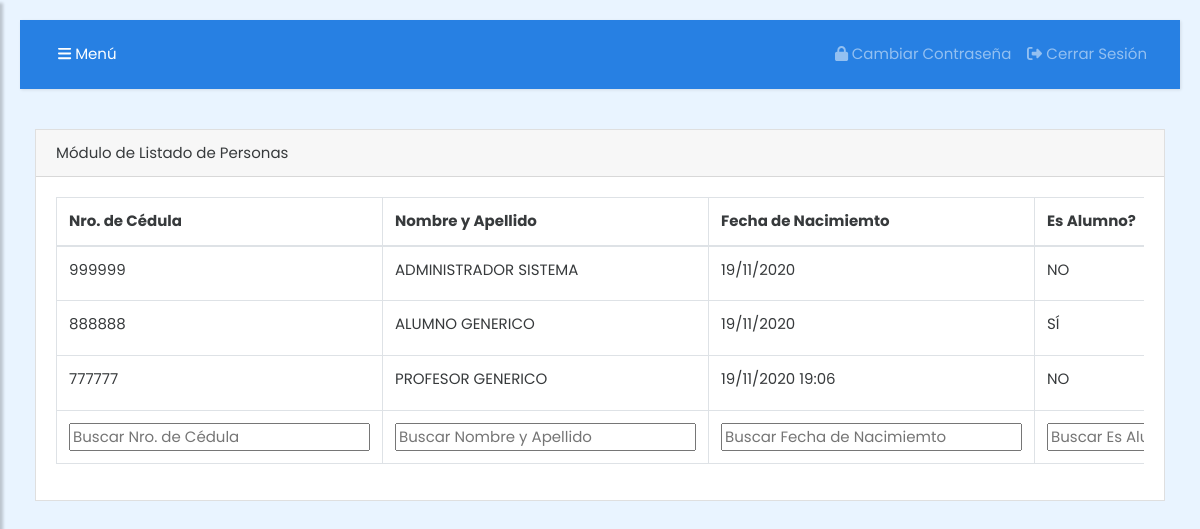
/listado_personas (signed in), run on an earlier commit of the app's database.
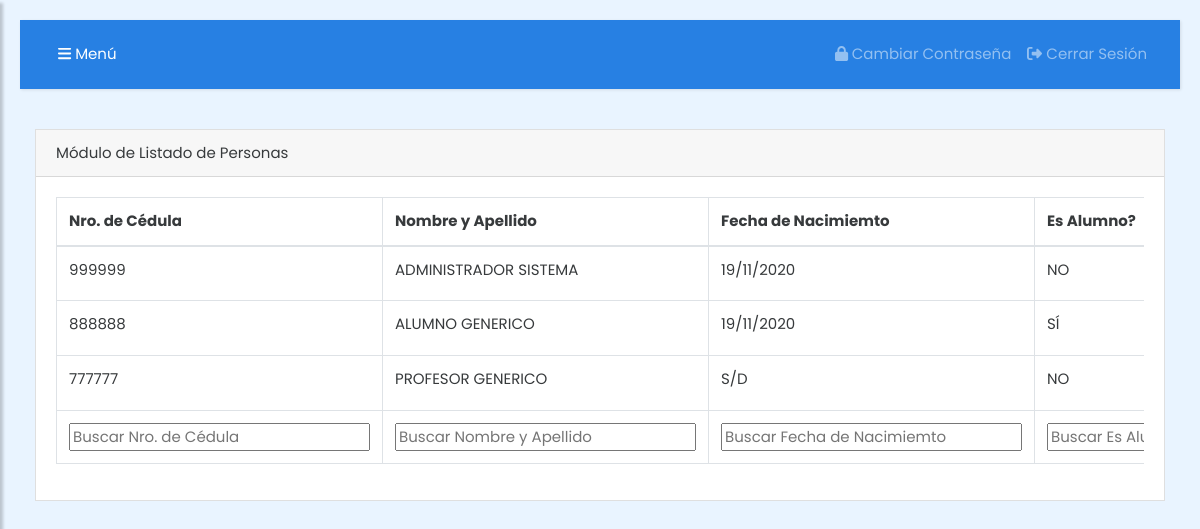
And on a later commit of the database.
### tables this page shows
CREATE TABLE "personas" (
	"pers_cod"	INTEGER NOT NULL UNIQUE,
	"pers_nro_doc"	INTEGER NOT NULL,
	"pers_prim_nombre"	TEXT NOT NULL,
	"pers_seg_nombre"	TEXT,
	"pers_prim_apellido"	TEXT NOT NULL,
	"pers_seg_apellido"	TEXT,
	"pers_sexo"	TEXT NOT NULL,
	"pers_fecha_nacimiento"	TEXT,
	"pers_estado_civil"	TEXT,
	"pers_fecha_registro"	TEXT NOT NULL,
	"pers_fecha_modificacion"	TEXT,
	"pers_usua_cod_registro"	INTEGER,
	"pers_usua_cod_modificacion"	INTEGER,
	"pers_alumno"	TEXT NOT NULL DEFAULT 'N',
	"pers_profesor"	TEXT NOT NULL DEFAULT 'N',
	PRIMARY KEY("pers_cod" AUTOINCREMENT),
	FOREIGN KEY("pers_usua_cod_registro") REFERENCES "usuarios"("usua_cod")
);

### controlador.py (the view)
@ app.route('/listado_personas')
def listadoPersonas():
    if session.get('conectado') == 'S':
        titulo = "COLFEAR | Listado Personas"
        personas = db.session.query(Personas).all()
        return render_template('listadoPersonas.html', titulo = titulo, personas = personas)
    else :
        flash(u'Debe ingresar sus credenciales para ingresar al sistema', 'warning')
        return redirect(url_for('index'))

### templates/listadoPersonas.html (shortened to what this page needs)
{% extends "master.html" %}
{% block content %}
<div class="row">
    <div class="col-md-12">
        <div class="card">
            <div class="card-header">
                Módulo de Listado de Personas
            </div>
            <div class="card-body">
                <div class="row">
                    <div class="col-md-12">
                        <div class="table-responsive">
                            <table class="table table-hover table-bordered">
                                <thead>
                                    <tr>
                                        <th>Nro. de Cédula</th>
                                        <th>Nombre y Apellido</th>
                                        <th>Fecha de Nacimiemto</th>
                                        <th>Es Alumno?</th>
                                    </tr>
                                </thead>
                                <tbody>
                                    {% for p in personas %}
                                    <tr>
                                        <td>{{ p.pers_nro_doc }}</td>
                                        {% if p.pers_seg_nombre!=None %}
                                        {% set segundoNombre = p.pers_seg_nombre %}
                                        {% else %}
                                        {%  set segundoNombre = "" %}
                                        {% endif %}
                                        {% if p.pers_seg_apellido!=None%}
                                        {% set segundoApellido = p.pers_seg_apellido %}
                                        {% else %}
                                        {% set segundoApellido = "" %}
                                        {% endif %}
                                        <td>{{ p.pers_prim_nombre+' '+segundoNombre+' '+p.pers_prim_apellido+' '+segundoApellido }}
                                        </td>
                                        <td>{{ p.pers_fecha_nacimiento|replace('None','S/D') }}</td>
                                        <td>{% if p.pers_alumno=='S' %}
                                            SÍ
                                            {% else %}
                                            NO
                                            {% endif %}</td>
                                    </tr>
                                    {% endfor %}
                                </tbody>
                                <tfoot>
                                    <tr>
                                        <th>Nro. de Cédula</th>
                                        <th>Nombre y Apellido</th>
                                        <th>Fecha de Nacimiemto</th>
                                        <th>Es Alumno?</th>
                                    </tr>
                                </tfoot>
                            </table>
                        </div>
                    </div>
                </div>
            </div>
        </div>
    </div>
</div>
{% endblock %}

What changed in the data, as far as the page shows it:
changed personas "PROFESOR GENERICO": pers_fecha_nacimiento "19/11/2020 19:06" → "S/D"
